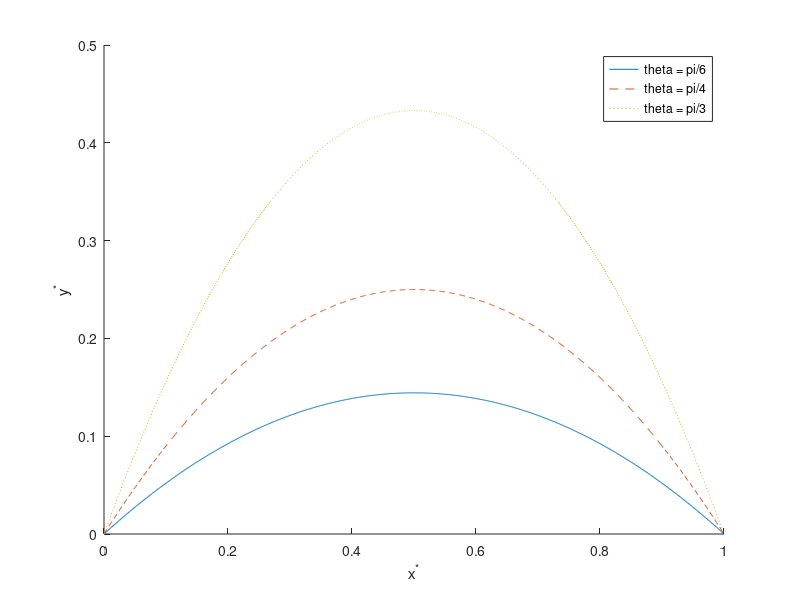

The MATLAB source for this figure:
t_star = linspace(0,1,1001);
x_star = t_star;
theta = [pi/6 pi/4 pi/3];

for i = 1:3
    if i == 1
        line = '-';
    elseif i == 2
        line = '--';
    else
        line = ':';
    end
    y_star = tan(theta(i))*(-t_star.^2 + t_star);
    hold on
    plot(x_star, y_star,line)
    xlabel('x^*')
    ylabel('y^*')
    hold off
end
legend(['theta = pi/6'],['theta = pi/4'],['theta = pi/3'])